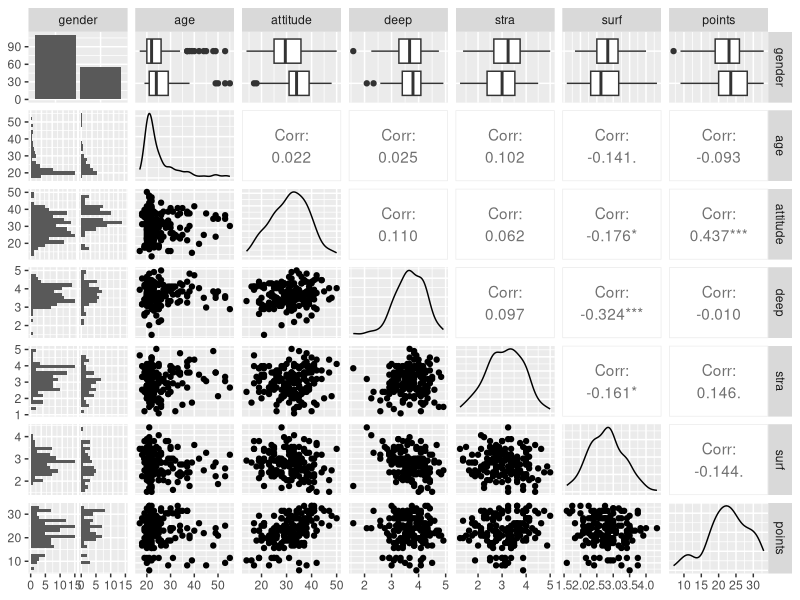
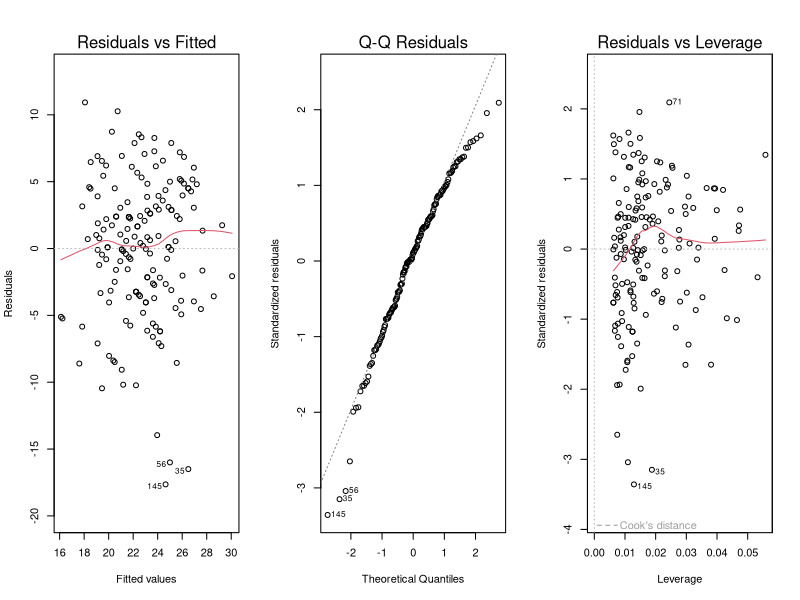

Source code (R) for these figures, in order:
## ---- chunk 1
Sys.setenv(`_R_S3_METHOD_REGISTRATION_NOTE_OVERWRITES_` = "false")
library(ggplot2)
library(GGally)
learning2014 <- read.table("data/learning2014.txt", sep="\t", header=TRUE)
p <- ggpairs(learning2014, lower = list(combo = wrap("facethist", bins = 20)))
## ---- chunk 2
p
## ---- chunk 3
model <- lm(points ~ attitude + stra + surf, data = learning2014)
summary(model)
## ---- chunk 4
model <- lm(points ~ attitude + stra, data = learning2014)
summary(model)
## ---- chunk 5
par(mfrow = c(1,3))
plot(model, which=c(1,2,5))
